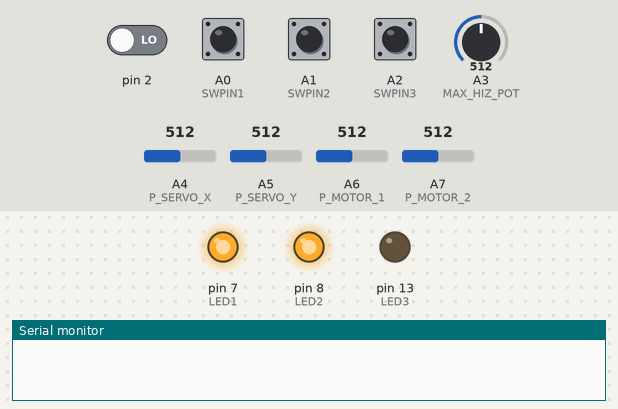
Simulated run of this sketch. Board: Arduino Nano, built with avr-gcc and run on an emulated ATmega328P. Shown: output pins drawn as LEDs (lit = HIGH), the last lines printed to the serial monitor. The inputs (shaded band) are chosen by the test bench; at power-on: A0 (SWPIN1), A1 (SWPIN2), A2 (SWPIN3) HIGH, pin 2 LOW, A3 (MAX_HIZ_POT) = 512, A4 (P_SERVO_X) = 512, A5 (P_SERVO_Y) = 512, A6 (P_MOTOR_1) = 512, A7 (P_MOTOR_2) = 512.

Above: at 1.2 s.
1.3 s: A0 (SWPIN1) pulled LOW for 0.15 s
At 2.0 s:
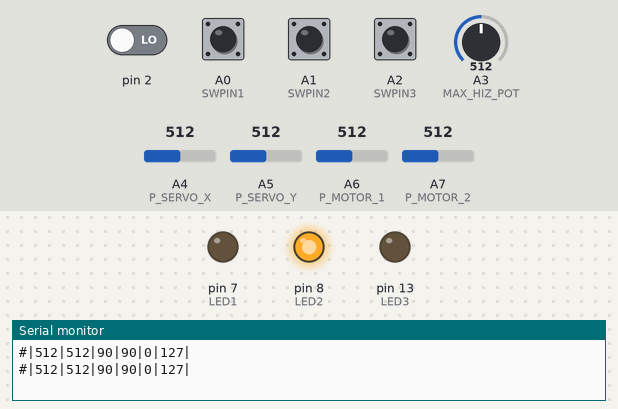
2.9 s: A1 (SWPIN2) pulled LOW for 0.15 s
At 3.2 s:
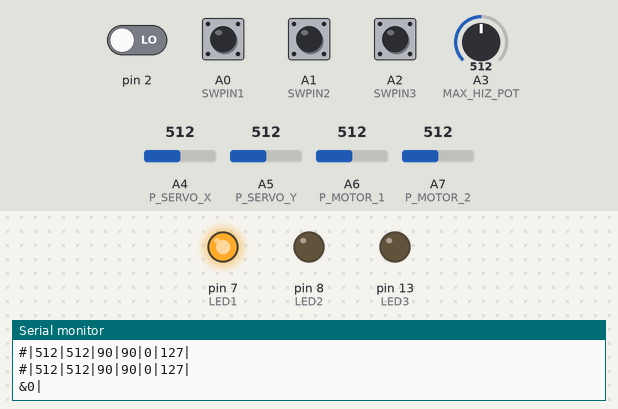
4.5 s: pin 2 driven HIGH
At 5.6 s:
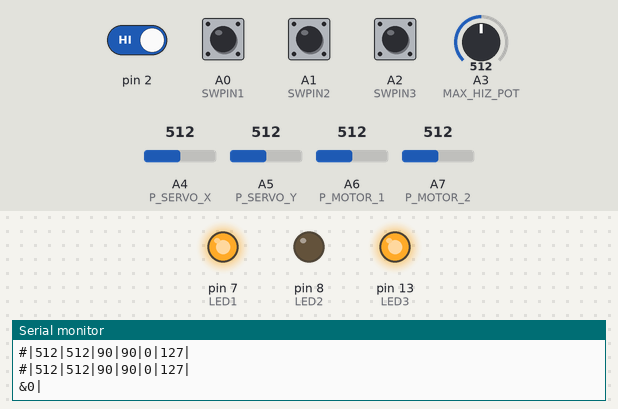
6.0 s: A2 (SWPIN3) pulled LOW for 0.15 s
At 6.8 s:
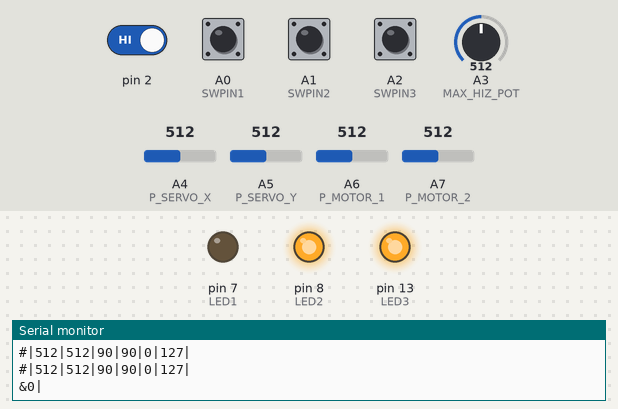
7.6 s: A2 (SWPIN3) pulled LOW for 1 s
At 8.0 s:
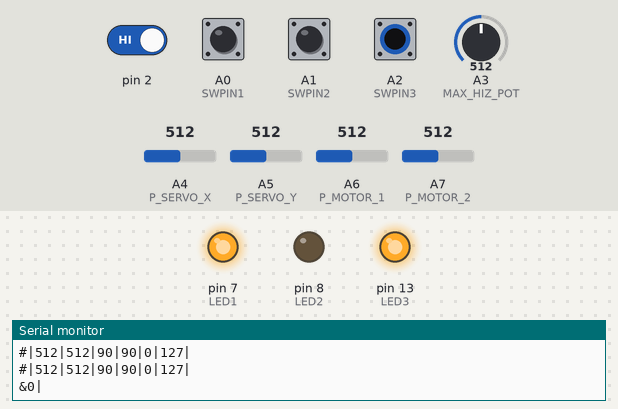
10.1 s: A0 (SWPIN1) pulled LOW for 1 s
At 11.1 s:
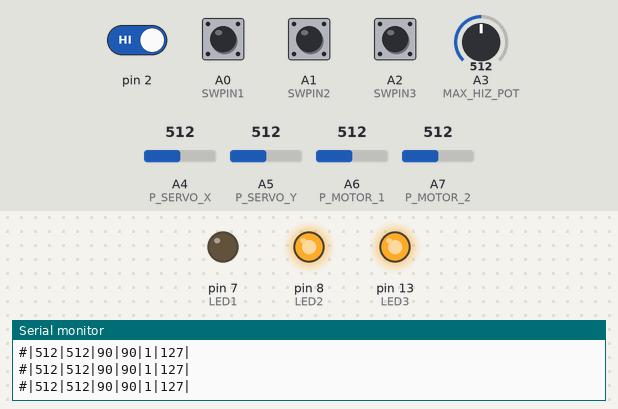
Timing chart, 0 to 13.1 s (numbered marks = the images above; inputs shaded):
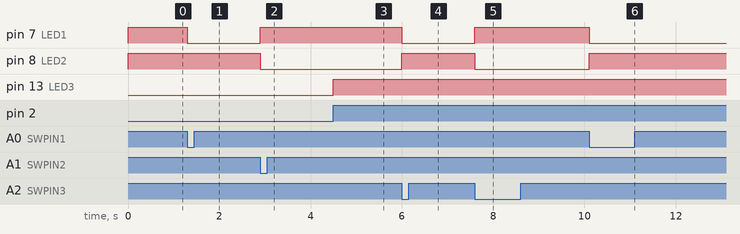

The sketch:

Arduino_Transmitter.ino
```cpp
#define LED1 7
#define LED2 8
#define LED3 13

#define SWPIN1 A0
#define SWPIN2 A1
#define SWPIN3 A2

#define P_MOTOR_1 A6
#define P_MOTOR_2 A7

#define P_SERVO_X A4
#define P_SERVO_Y A5

#define MAX_HIZ_POT A3

#define BUTTON 4
#define SWITCH 2

unsigned long lastTime = 0;
bool servoStat = false;

void setup()
{
  pinMode(LED1, OUTPUT);
  pinMode(LED2, OUTPUT);
  digitalWrite(LED1, HIGH);
  digitalWrite(LED2, HIGH);

  pinMode(SWPIN1, INPUT);
  digitalWrite(SWPIN1, HIGH);
  pinMode(SWPIN2, INPUT);
  digitalWrite(SWPIN2, HIGH);
  pinMode(SWPIN3, INPUT);
  digitalWrite(SWPIN3, HIGH);

  pinMode(BUTTON, INPUT);
  pinMode(LED3, OUTPUT);

  attachInterrupt(0, kesme, RISING);

  Serial.begin(9600);
}

void kesme()
{
  servoStat = !servoStat;
  digitalWrite(LED3, servoStat);
}

void loop()
{
  int val1 = analogRead(P_MOTOR_1);
  int val2 = analogRead(P_MOTOR_2);

  int valx = analogRead(P_SERVO_X);
  int valy = analogRead(P_SERVO_Y);

  int maxHiz = analogRead(MAX_HIZ_POT);
  maxHiz = map(maxHiz, 0, 1023, 0, 255);

  valx = map(valx, 0, 1024, 10, 170);
  valy = map(valy, 0, 1024, 160, 20);

  if(valy < 40) valy = 40;

  /*
  if (digitalRead(BUTTON))
  {
    servoStat = !servoStat;
    while (digitalRead(BUTTON)) delay(10);
  }*/

  if (!digitalRead(SWPIN1))
  {
    if (millis() - lastTime > 100)
    {
      Serial.print("#|");
      Serial.print(val1);
      Serial.print("|");
      Serial.print(val2);
      Serial.print("|");
      Serial.print(valx);
      Serial.print("|");
      Serial.print(valy);
      Serial.print("|");
      Serial.print(servoStat);
      Serial.print("|");
      Serial.print(maxHiz);
      Serial.println("|");

      lastTime = millis();
      digitalWrite(LED1, LOW);
      digitalWrite(LED2, HIGH);
    }
  } else if (!digitalRead(SWPIN2))
  {
    if (millis() - lastTime > 1000)
    {
      Serial.println("&0|");
      lastTime = millis();
      digitalWrite(LED1, HIGH);
      digitalWrite(LED2, LOW);
    }
  } else if (!digitalRead(SWPIN3))
  {
    if (millis() - lastTime > 1000)
    {
      lastTime = millis();
      digitalWrite(LED1, !digitalRead(LED1));
      digitalWrite(LED2, !digitalRead(LED2));
    }
  }
}
```

Measured:
- after the input at 1.3 s, pin 7 (LED1): HIGH → LOW at once
- after the input at 2.9 s, pin 7 (LED1): LOW → HIGH at once; pin 8 (LED2): HIGH → LOW at once
- after the input at 4.5 s, pin 13 (LED3): LOW → HIGH at once
- after the input at 6.0 s, pin 7 (LED1): HIGH → LOW at once; pin 8 (LED2): LOW → HIGH at once
- after the input at 7.6 s, pin 7 (LED1): LOW → HIGH at once; pin 8 (LED2): HIGH → LOW at once
- after the input at 10.1 s, pin 7 (LED1): HIGH → LOW at once; pin 8 (LED2): LOW → HIGH at once
